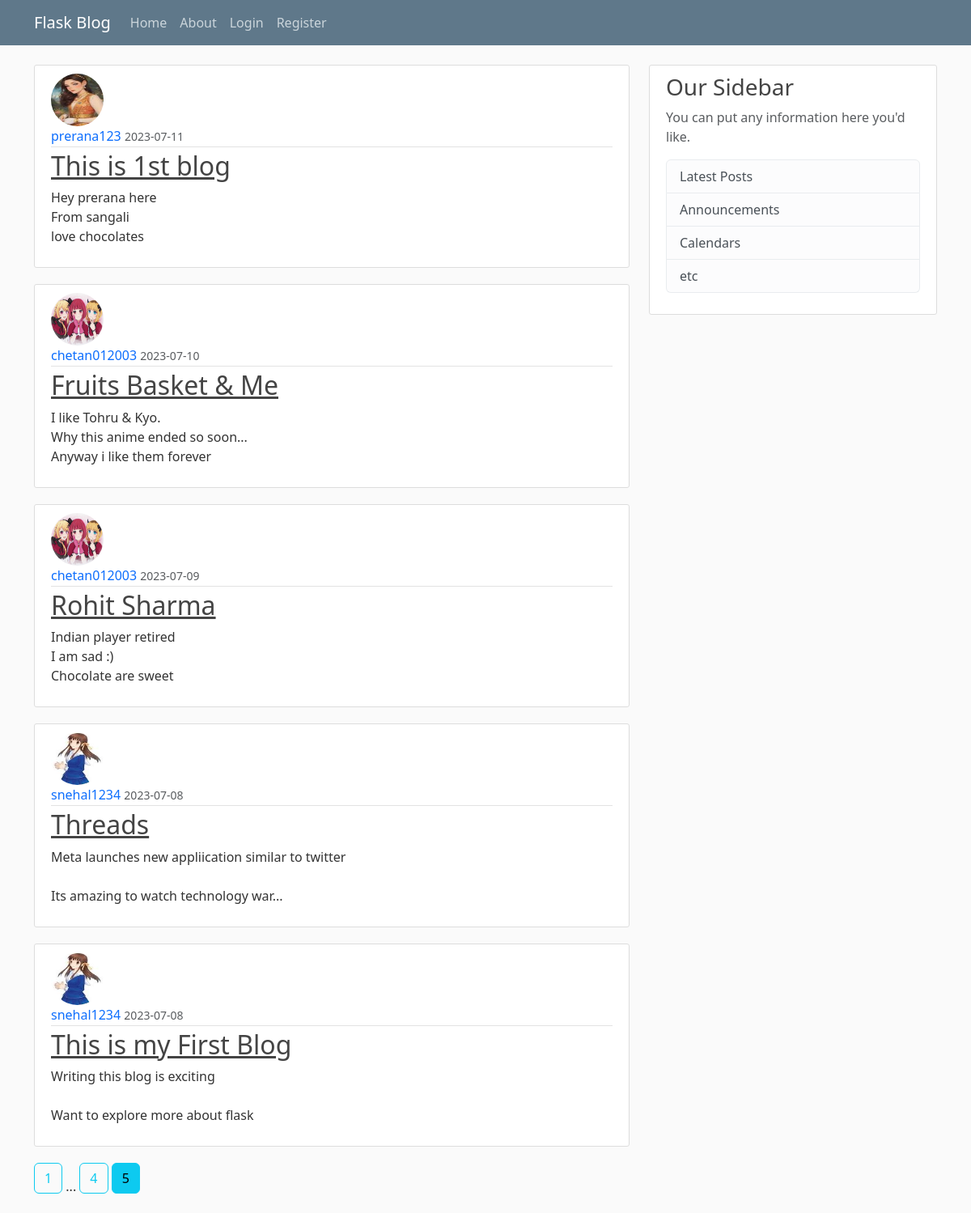
/home?page=5, run on the app's committed database.
### flaskblog/models.py (models this page shows, shortened)
class Post(db.Model):
    id = db.Column(db.Integer, primary_key = True)
    title = db.Column(db.String(100),nullable = False)
    date_posted = db.Column(db.DateTime,nullable = False, default = datetime.utcnow)
    content = db.Column(db.Text,nullable = False)
    user_id = db.Column(db.Integer, db.ForeignKey('user.id') , nullable=False)

class User(db.Model, UserMixin):
    id = db.Column(db.Integer,primary_key = True)
    username = db.Column(db.String(20),unique=True,nullable = False)
    email = db.Column(db.String(120),unique=True,nullable=False)
    image_file = db.Column(db.String(20),nullable=False, default = 'default.jpg')
    password = db.Column(db.String(60),nullable = False)
    posts = db.relationship('Post',backref = 'author',lazy = True)

### flaskblog/routes.py (the view)
@app.route('/')
@app.route('/home')
def home():
    page = request.args.get('page',1,type=int)
    posts = Post.query.order_by(Post.date_posted.desc()).paginate(page=page, per_page=5)
    return render_template('home.html',posts=posts)

### flaskblog/templates/home.html
{% extends 'layout.html' %}
{% block content%}
    {% for post in posts.items %}
        <article class="media content-section">
            <img class="rounded-circle article-img" src="{{ url_for('static',filename='images/' + post.author.image_file) }}">
            <div class="media-body">
                <div class="article-metadata">
                <a class="mr-2" href="{{ url_for('user_posts', username = post.author.username) }}" style="text-decoration: none;">{{ post.author.username }}</a>
                <small class="text-muted">{{ post.date_posted.strftime('%Y-%m-%d') }}</small>
                </div>
                <h2><a class="article-title" href="{{ url_for('post',post_id = post.id) }}">{{ post.title }}</a></h2>
                <p class="article-content">{{ post.content }}</p>
            </div>
        </article>
    {% endfor %}
    {% for page_num in posts.iter_pages(left_edge=1, right_edge=1, left_current=1, right_current = 1) %}
        {% if page_num %}
            {% if posts.page == page_num %}
                <a class="btn btn-info mb-4" href="{{ url_for('home',page = page_num) }}">{{ page_num }}</a>
            {% else %}
                <a class="btn btn-outline-info mb-4" href="{{ url_for('home',page = page_num) }}">{{ page_num }}</a>
            {% endif %}
        {% else %}
            ...
        {% endif %}
    {% endfor %}
{% endblock content %}

### flaskblog/static/main.css (style rules this page uses)
body { background: #fafafa; color: #333333; margin-top: 5rem; }
h1, h2, h3, h4, h5, h6 { color: #444444; }
.content-section { background: #ffffff; padding: 10px 20px; border: 1px solid #dddddd; border-radius: 3px; margin-bottom: 20px; }
.article-title { color: #444444; }
.article-content { white-space: pre-line; }
.article-img { height: 65px; width: 65px; margin-right: 16px; }
.article-metadata { padding-bottom: 1px; margin-bottom: 4px; border-bottom: 1px solid #e3e3e3 }

### data on the page
Post: image_file (picture), author.username "prerana123", date_posted "2023-07-11", title "This is 1st blog", content "Hey prerana here From sangali love chocolates"
Post: image_file (picture), author.username "chetan012003", date_posted "2023-07-10", title "Fruits Basket & Me", content "I like Tohru & Kyo. Why this anime ended so soon... Anyway i like them forever"
Post: image_file (picture), author.username "chetan012003", date_posted "2023-07-09", title "Rohit Sharma", content "Indian player retired I am sad :) Chocolate are sweet"
Post: image_file (placeholder picture), author.username "snehal1234", date_posted "2023-07-08", title "Threads", content "Meta launches new appliication similar to twitter Its amazing to watch technology war..."
Post: image_file (placeholder picture), author.username "snehal1234", date_posted "2023-07-08", title "This is my First Blog", content "Writing this blog is exciting Want to explore more about flask"

### other printed values
{{ page_num }} "1" "4"
{{ page_num }} "5"
